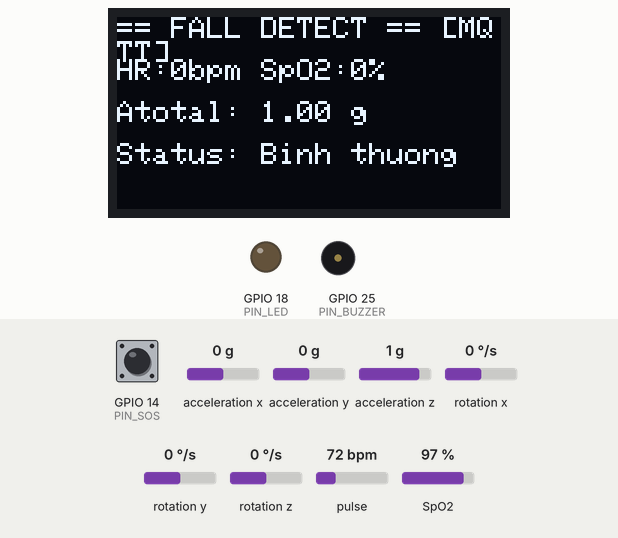
Recording of a sketch running on a simulated ESP32. Shown: 128×64 one-colour display, output pins drawn as LEDs (lit = HIGH), buzzer (waves = sounding, pin HIGH). Dashed ring = blinking. The test bench sets the inputs (shaded band); at power-on: GPIO 14 (PIN_SOS) HIGH, acceleration z 1 g, acceleration x 0 g, acceleration y 0 g, rotation x 0 °/s, rotation y 0 °/s, rotation z 0 °/s, pulse 72 bpm, SpO2 97 %. WiFi joins after 1.5 s; servers stay silent unless stated; no MQTT or app messages arrive unless stated; web services answer with replies made up by the test bench; what the sketch prints to the serial monitor is not drawn.

Above: at 3.5 s.
3.6 s: GPIO 14 (PIN_SOS) pulled LOW for 0.15 s
At 4.02 s:
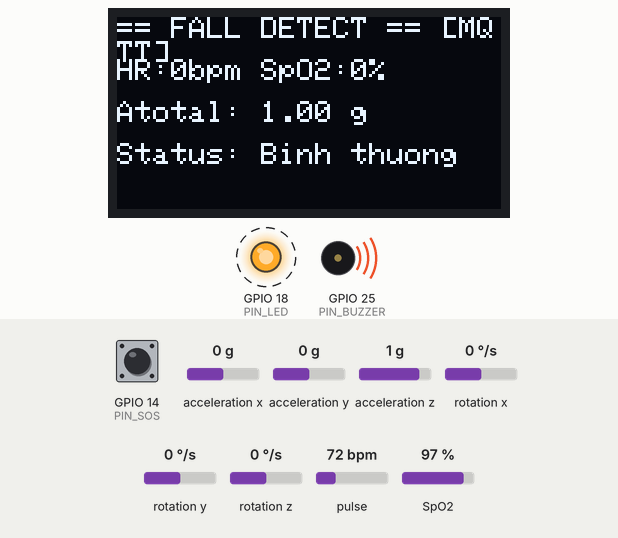
4.3 s: acceleration z set to 0.6 g
At 5.4 s:
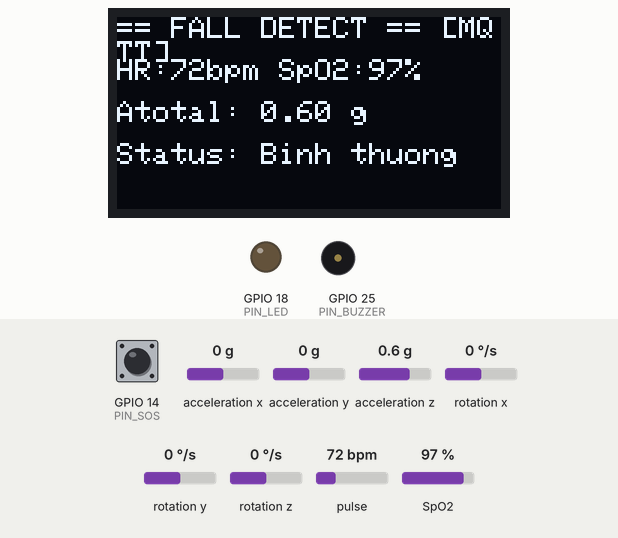
6.4 s: acceleration z set to 0.3 g
8.0 s: GPIO 14 (PIN_SOS) pulled LOW for 1 s
At 9.23 s:
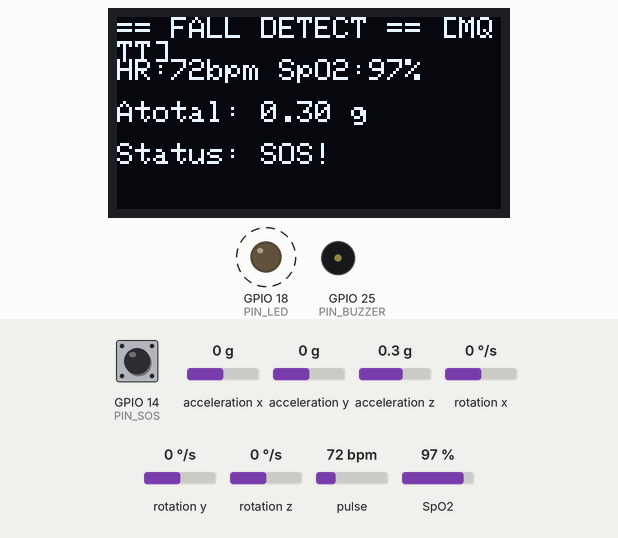
10.8 s: acceleration x set to -1.4 g
At 12.1 s:
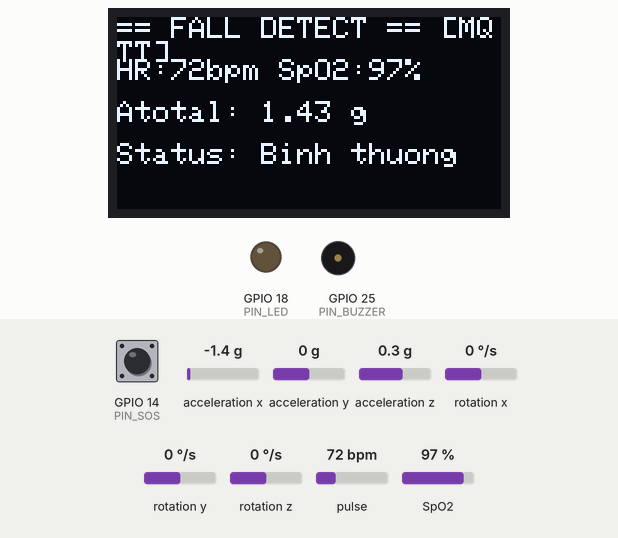
12.4 s: acceleration y set to -1.4 g
At 13.9 s:
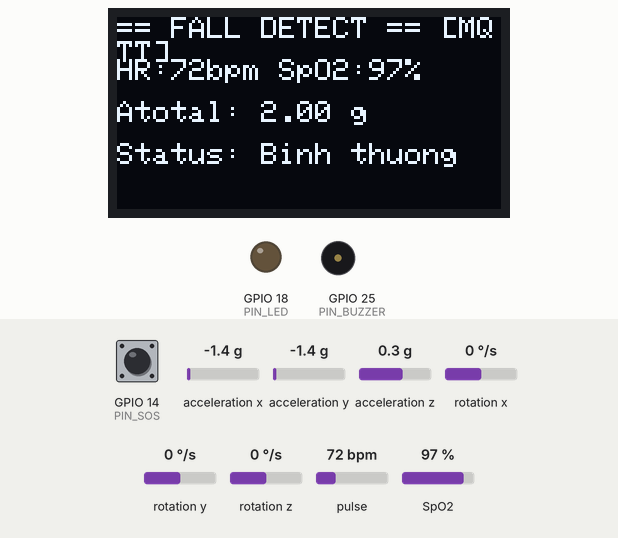
Timing chart, 0 to 15.0 s (numbered marks = the images above; inputs shaded):
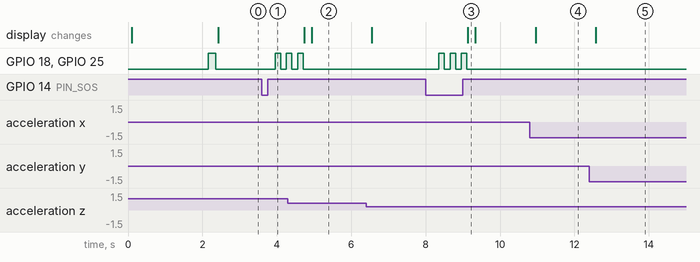

The sketch:

v9_tele.ino
```cpp
#include <WiFi.h>
#include <WiFiClientSecure.h>
#include <HTTPClient.h>
#include <PubSubClient.h>
#include <Wire.h>
#include <Adafruit_GFX.h>
#include <Adafruit_SSD1306.h>
#include <MPU6050.h>
#include "MAX30100_PulseOximeter.h"
#include "esp_task_wdt.h"

#define WDT_TIMEOUT_S 10

// ================== WIFI ==================
const char* WIFI_SSID     = "YOUR_WIFI";
const char* WIFI_PASSWORD = "YOUR_PASSWORD";

// ================== HIVEMQ CLOUD ==================
const char* MQTT_HOST = "================";
const int   MQTT_PORT = 8883; // TLS bắt buộc trên HiveMQ Cloud
const char* MQTT_USER = "YOUR_USERNAME";
const char* MQTT_PASS = "YOUR_PASSWORD";

const char* MQTT_CLIENT_ID   = "esp32-falldetect-01";
const char* TOPIC_DATA       = "falldetect/PROJECT/data";
const char* TOPIC_ALERT      = "falldetect/PROJECT/alert";
const char* TOPIC_SOS_CANCEL = "falldetect/PROJECT/sos_cancel";

WiFiClientSecure espClient;
PubSubClient mqttClient(espClient);

unsigned long lastMqttPublish = 0;
#define MQTT_PUBLISH_INTERVAL 2000

// ================== CẤU HÌNH TELEGRAM BOT ==================
// <<< ĐIỀN token bot lấy từ BotFather (nhớ Revoke token cũ nếu đã public ở đâu đó)
const char* TELEGRAM_BOT_TOKEN = "YOUR_BOT_TOKEN";
// <<< ĐIỀN chat_id bạn lấy từ bước getUpdates
const char* TELEGRAM_CHAT_ID   = "YOUR_CHAT_ID";

// Gửi tin nhắn cảnh báo qua Telegram
extern float heartRate;
extern float spO2;
void sendTelegramAlert(String reason) {
  if (WiFi.status() != WL_CONNECTED) {
    Serial.println("!!! Khong gui duoc Telegram: WiFi mat ket noi");
    return;
  }

  WiFiClientSecure tgClient;
  tgClient.setInsecure(); // bỏ qua kiểm tra chứng chỉ SSL cho gọn (đủ dùng cho đồ án)

  HTTPClient https;
  String url = "https://api.telegram.org/bot" + String(TELEGRAM_BOT_TOKEN) + "/sendMessage";

  String text = "⚠️ CANH BAO TE NGA!\n";
  text += "Ly do: " + reason + "\n";
  text += "Nhip tim: " + String((int)heartRate) + " bpm\n";
  text += "SpO2: " + String((int)spO2) + " %";

  // URL-encode khoảng trắng và ký tự đặc biệt cơ bản
  text.replace(" ", "%20");
  text.replace("\n", "%0A");
  text.replace("!", "%21");

  String fullUrl = url + "?chat_id=" + String(TELEGRAM_CHAT_ID) + "&text=" + text;

  if (https.begin(tgClient, fullUrl)) {
    int httpCode = https.GET();
    if (httpCode > 0) {
      Serial.println(">>> Telegram gui thanh cong, HTTP code: " + String(httpCode));
    } else {
      Serial.println("!!! Telegram gui that bai: " + https.errorToString(httpCode));
    }
    https.end();
  } else {
    Serial.println("!!! Khong the ket noi toi Telegram API");
  }
}

// ===== OLED =====
#define SCREEN_WIDTH 128
#define SCREEN_HEIGHT 64
#define OLED_RESET -1
Adafruit_SSD1306 display(SCREEN_WIDTH, SCREEN_HEIGHT, &Wire, OLED_RESET);

// ===== MPU6050 =====
MPU6050 mpu;

// ===== MAX30100 =====
PulseOximeter pox;
#define REPORTING_PERIOD_MS 1000
uint32_t tsLastReport = 0;

// ===== CHÂN GPIO =====
#define PIN_BUZZER  25
#define PIN_LED     18
#define PIN_SOS     14

// ===== BIẾN SINH HIỆU =====
float heartRate = 0;
float spO2      = 0;
int16_t ax, ay, az, gx, gy, gz;

// ===== BỘ LỌC MOVING AVERAGE =====
#define FILTER_SIZE 10
float atotalBuffer[FILTER_SIZE];
int filterIndex = 0;

float movingAverage(float newVal) {
  atotalBuffer[filterIndex] = newVal;
  filterIndex = (filterIndex + 1) % FILTER_SIZE;
  float sum = 0;
  for (int i = 0; i < FILTER_SIZE; i++) sum += atotalBuffer[i];
  return sum / FILTER_SIZE;
}

void primeMovingAverage(float val) {
  for (int i = 0; i < FILTER_SIZE; i++) atotalBuffer[i] = val;
}

// ===== BIẾN COMPLEMENTARY FILTER =====
float cfRoll  = 0;
float cfPitch = 0;
unsigned long lastTime = 0;

// ===== BIẾN JERK (đạo hàm gia tốc) =====
float AtotalPrev = 1.0;
#define JERK_THRESHOLD 15.0

// ===== BIẾN THUẬT TOÁN TÉ NGÃ =====
bool freeFallDetected = false;
bool impactDetected   = false;
bool fallConfirmed    = false;

unsigned long freeFallStartTime = 0;
unsigned long impactStartTime   = 0;
unsigned long fallTime          = 0;

#define FREEFALL_THRESHOLD  0.4
#define FREEFALL_DURATION   80
#define IMPACT_THRESHOLD    2.5
#define IMPACT_WINDOW       500
#define CONFIRM_TIMER       10000UL

// ===== BIẾN SOS =====
volatile bool sosPressed = false;
volatile unsigned long lastSosTime = 0;
unsigned long lastOLEDUpdate = 0;
#define OLED_UPDATE_INTERVAL 200

// ===== CALLBACK MAX30100 =====
void onBeatDetected() {
  Serial.println(">>> Beat!");
}

void IRAM_ATTR sosISR() {
  unsigned long currentTime = millis();
  if (currentTime - lastSosTime > 500) {
    sosPressed = true;
    lastSosTime = currentTime;
  }
}

// ===== HÀM SAFE DELAY (giữ MQTT + pulse ox + WDT sống trong lúc chờ) =====
void safeDelay(unsigned long ms) {
  unsigned long start = millis();
  while (millis() - start < ms) {
    pox.update();
    mqttClient.loop();
    esp_task_wdt_reset();
  }
}

// ================== WIFI CONNECT ==================
void connectWiFi() {
  Serial.print("Dang ket noi WiFi");
  WiFi.mode(WIFI_STA);
  WiFi.begin(WIFI_SSID, WIFI_PASSWORD);

  unsigned long startAttempt = millis();
  while (WiFi.status() != WL_CONNECTED) {
    Serial.print(".");
    delay(300);
    esp_task_wdt_reset();
    if (millis() - startAttempt > 20000) {
      Serial.println("\nWiFi that bai, khoi dong lai...");
      ESP.restart();
    }
  }
  Serial.println("\nWiFi OK! IP: " + WiFi.localIP().toString());
}

// ================== MQTT CALLBACK (nhận lệnh từ xa) ==================
void resetFall(); // forward declaration

void mqttCallback(char* topic, byte* payload, unsigned int length) {
  String msg;
  for (unsigned int i = 0; i < length; i++) msg += (char)payload[i];
  Serial.println("MQTT nhan [" + String(topic) + "]: " + msg);

  if (String(topic) == TOPIC_SOS_CANCEL && msg == "cancel") {
    resetFall();
    Serial.println(">>> SOS da duoc huy tu xa!");
  }
}

// ================== MQTT RECONNECT ==================
void reconnectMQTT() {
  if (mqttClient.connected()) return;

  Serial.print("Dang ket noi MQTT HiveMQ...");
  if (mqttClient.connect(MQTT_CLIENT_ID, MQTT_USER, MQTT_PASS)) {
    Serial.println(" OK!");
    mqttClient.subscribe(TOPIC_SOS_CANCEL);
  } else {
    Serial.print(" that bai, rc=");
    Serial.println(mqttClient.state());
  }
}

// ================== PUBLISH DỮ LIỆU ==================
void publishData(float Atotal, float jerk, String status) {
  if (!mqttClient.connected()) return;

  String payload = "{";
  payload += "\"heartRate\":" + String((int)heartRate) + ",";
  payload += "\"spO2\":" + String((int)spO2) + ",";
  payload += "\"atotal\":" + String(Atotal, 2) + ",";
  payload += "\"jerk\":" + String(jerk, 1) + ",";
  payload += "\"tilt\":" + String(sqrt(cfRoll*cfRoll + cfPitch*cfPitch), 1) + ",";
  payload += "\"fallConfirmed\":" + String(fallConfirmed ? "true" : "false") + ",";
  payload += "\"status\":\"" + status + "\"";
  payload += "}";

  bool ok = mqttClient.publish(TOPIC_DATA, payload.c_str());
  if (!ok) {
    Serial.println("!!! Publish data that bai (kiem tra buffer size / ket noi)");
  }
}

// ===== HÀM RESET FALL =====
void resetFall() {
  fallConfirmed     = false;
  freeFallDetected  = false;
  impactDetected    = false;
  freeFallStartTime = 0;
  impactStartTime   = 0;
  fallTime          = 0;
  digitalWrite(PIN_BUZZER, LOW);
  digitalWrite(PIN_LED,    LOW);
}

// ===== HÀM CẢNH BÁO =====
void triggerAlert(String reason) {
  Serial.println("!!! CANH BAO: " + reason);

  if (mqttClient.connected()) {
    String payload = "{\"alert\":true,\"reason\":\"" + reason + "\"}";
    bool ok = mqttClient.publish(TOPIC_ALERT, payload.c_str());
    if (!ok) Serial.println("!!! Publish alert that bai");
  }

  // Gửi cảnh báo qua Telegram
  sendTelegramAlert(reason);

  int beepCount    = 0;
  bool buzzerState = false;
  unsigned long lastBeep = millis();

  while (beepCount < 3) {
    pox.update();
    mqttClient.loop();
    esp_task_wdt_reset();
    if (millis() - lastBeep > 150) {
      buzzerState = !buzzerState;
      digitalWrite(PIN_BUZZER, buzzerState);
      digitalWrite(PIN_LED,    buzzerState);
      lastBeep = millis();
      if (!buzzerState) beepCount++;
    }
  }
  digitalWrite(PIN_BUZZER, LOW);
  digitalWrite(PIN_LED,    LOW);
}

// ===== HÀM OLED =====
void updateOLED(float Atotal, String status) {
  display.clearDisplay();
  display.setTextSize(1);
  display.setCursor(0, 0);
  display.print("== FALL DETECT ==");
  display.println(mqttClient.connected() ? " [MQTT]" : "");

  display.setCursor(0, 14);
  display.print("HR:");
  display.print((int)heartRate);
  display.print("bpm SpO2:");
  display.print((int)spO2);
  display.println("%");

  display.setCursor(0, 28);
  display.print("Atotal: ");
  display.print(Atotal, 2);
  display.println(" g");

  display.setCursor(0, 42);
  display.print("Status: ");
  display.println(status);

  display.display();
}

// ===== SETUP =====
void setup() {
  esp_task_wdt_config_t wdt_config = {
    .timeout_ms = WDT_TIMEOUT_S * 1000,
    .idle_core_mask = (1 << portNUM_PROCESSORS) - 1,
    .trigger_panic = true
  };
  esp_task_wdt_init(&wdt_config);
  esp_task_wdt_add(NULL);

  Serial.begin(115200);
  Wire.begin(21, 22);
  delay(50);

  pinMode(PIN_BUZZER, OUTPUT);
  pinMode(PIN_LED,    OUTPUT);
  pinMode(PIN_SOS,    INPUT_PULLUP);
  attachInterrupt(digitalPinToInterrupt(PIN_SOS), sosISR, FALLING);

  digitalWrite(PIN_BUZZER, LOW);
  digitalWrite(PIN_LED,    LOW);

  if (!display.begin(SSD1306_SWITCHCAPVCC, 0x3C)) {
    Serial.println("OLED LOI!");
    display.clearDisplay();
    while (true) {
      esp_task_wdt_reset();
      delay(100);
    }
  }
  display.clearDisplay();
  display.setTextSize(1);
  display.setTextColor(WHITE);
  display.setCursor(0, 0);
  display.println("Khoi dong...");
  display.display();
  delay(500);

  connectWiFi();

  espClient.setInsecure();

  mqttClient.setServer(MQTT_HOST, MQTT_PORT);
  mqttClient.setBufferSize(256);
  mqttClient.setCallback(mqttCallback);
  reconnectMQTT();

  mpu.initialize();
  if (!mpu.testConnection()) {
    Serial.println("MPU6050 LOI!");
    display.clearDisplay();
    display.setCursor(0, 0);
    display.println("MPU6050 LOI!");
    display.display();
    while (true) {
      esp_task_wdt_reset();
      delay(100);
    }
  }
  Serial.println("MPU6050 OK!");

  if (!pox.begin()) {
    Serial.println("MAX30100 LOI!");
    display.clearDisplay();
    display.setCursor(0, 0);
    display.println("MAX30100 LOI!");
    display.display();
    while (true) {
      esp_task_wdt_reset();
      delay(100);
    }
  }
  pox.setIRLedCurrent(MAX30100_LED_CURR_50MA);
  pox.setOnBeatDetectedCallback(onBeatDetected);
  Serial.println("MAX30100 OK!");

  digitalWrite(PIN_LED,    HIGH);
  digitalWrite(PIN_BUZZER, HIGH);
  safeDelay(200);
  digitalWrite(PIN_LED,    LOW);
  digitalWrite(PIN_BUZZER, LOW);

  lastTime = millis();

  {
    int16_t ax0, ay0, az0, gx0, gy0, gz0;
    mpu.getMotion6(&ax0, &ay0, &az0, &gx0, &gy0, &gz0);
    float A0 = sqrt(pow(ax0 / 16384.0, 2) + pow(ay0 / 16384.0, 2) + pow(az0 / 16384.0, 2));
    primeMovingAverage(A0);
    AtotalPrev = A0;
  }

  display.clearDisplay();
  display.setCursor(0, 0);
  display.println("=== SAN SANG ===");
  display.display();
  Serial.println("=== HE THONG SAN SANG ===");
}

// ===== LOOP =====
void loop() {
  esp_task_wdt_reset();

  pox.update();

  if (WiFi.status() != WL_CONNECTED) {
    connectWiFi();
  }
  if (!mqttClient.connected()) {
    reconnectMQTT();
  }
  mqttClient.loop();

  mpu.getMotion6(&ax, &ay, &az, &gx, &gy, &gz);
  float Ax = ax / 16384.0;
  float Ay = ay / 16384.0;
  float Az = az / 16384.0;
  float Gx = gx / 131.0;
  float Gy = gy / 131.0;

  float AtotalRaw = sqrt(Ax*Ax + Ay*Ay + Az*Az);
  float Atotal    = movingAverage(AtotalRaw);

  unsigned long now = millis();
  float dt = (now - lastTime) / 1000.0;
  if (dt > 0.05) dt = 0.05;
  if (dt <= 0)   dt = 0.001;
  lastTime = now;

  float accRoll  = atan2(Ay, Az) * 180.0 / PI;
  float accPitch = atan2(-Ax, sqrt(Ay*Ay + Az*Az)) * 180.0 / PI;

  cfRoll  = 0.96 * (cfRoll  + Gx * dt) + 0.04 * accRoll;
  cfPitch = 0.96 * (cfPitch + Gy * dt) + 0.04 * accPitch;

  float tilt = sqrt(cfRoll*cfRoll + cfPitch*cfPitch);

  float jerk = fabs(Atotal - AtotalPrev) / dt;
  AtotalPrev = Atotal;

  if (millis() - tsLastReport > REPORTING_PERIOD_MS) {
    heartRate    = pox.getHeartRate();
    spO2         = pox.getSpO2();
    tsLastReport = millis();
    Serial.print("HR: ");          Serial.print(heartRate);
    Serial.print(" | SpO2: ");     Serial.print(spO2);
    Serial.print(" | Raw: ");      Serial.print(AtotalRaw, 2);
    Serial.print(" | Filtered: "); Serial.print(Atotal, 2);
    Serial.print(" | Jerk: ");     Serial.print(jerk, 1);
    Serial.print(" | Tilt: ");     Serial.println(tilt, 1);
  }

  String status = "Binh thuong";

  // Giai đoạn 1 — Rơi tự do
  if (!freeFallDetected && !impactDetected && !fallConfirmed) {
    if (Atotal < FREEFALL_THRESHOLD) {
      if (freeFallStartTime == 0) {
        freeFallStartTime = millis();
      } else if (millis() - freeFallStartTime >= FREEFALL_DURATION) {
        freeFallDetected = true;
        impactStartTime  = millis();
        Serial.println(">>> GD1: Roi tu do!");
      }
    } else {
      freeFallStartTime = 0;
    }
  }

  // Giai đoạn 2 — Va chạm
  if (freeFallDetected && !impactDetected && !fallConfirmed) {
    if (millis() - impactStartTime > IMPACT_WINDOW) {
      Serial.println(">>> Reset: Khong co va cham");
      freeFallDetected  = false;
      freeFallStartTime = 0;
    } else if (Atotal > IMPACT_THRESHOLD && jerk > JERK_THRESHOLD) {
      impactDetected = true;
      fallConfirmed  = true;
      fallTime       = millis();
      Serial.println(">>> GD2: Va cham that! (Atotal + Jerk vuot nguong) -> TE NGA XAC NHAN (GD3 da bo)");
    }
  }

  // ===== Đếm ngược trước khi tự động gửi cảnh báo =====
  if (fallConfirmed) {
    unsigned long elapsed = millis() - fallTime;

    if (elapsed >= CONFIRM_TIMER) {
      triggerAlert("Te nga - Khong phan hoi!");
      status = "DA GUI CANH BAO!";
      resetFall();
    } else {
      int countdown = (CONFIRM_TIMER - elapsed) / 1000;
      status = "SOS sau: " + String(countdown) + "s";
      digitalWrite(PIN_LED,    (millis() / 500) % 2);
      digitalWrite(PIN_BUZZER, (millis() / 1000) % 2);
    }
  }

  // Nút SOS
  if (sosPressed) {
    sosPressed = false;
    if (fallConfirmed || impactDetected) {
      Serial.println(">>> Nguoi dung OK! Huy canh bao!");
      resetFall();
      digitalWrite(PIN_BUZZER, HIGH);
      safeDelay(100);
      digitalWrite(PIN_BUZZER, LOW);
      status = "Da huy canh bao";
      updateOLED(Atotal, status);
      safeDelay(1500);
    } else {
      Serial.println("!!! SOS CHU DONG!");
      triggerAlert("SOS chu dong!");
      status = "SOS!";
    }
  }

  // Gửi dữ liệu định kỳ lên MQTT (không chặn vòng lặp)
  if (millis() - lastMqttPublish >= MQTT_PUBLISH_INTERVAL) {
    lastMqttPublish = millis();
    publishData(Atotal, jerk, status);
  }

  if (millis() - lastOLEDUpdate >= OLED_UPDATE_INTERVAL) {
    lastOLEDUpdate = millis();
    updateOLED(Atotal, status);
  }
}
```

Measured:
- after the input at 3.6 s, GPIO 18 (PIN_LED), GPIO 25 (PIN_BUZZER): LOW → HIGH after 0.35 s, → LOW 0.15 s later, → HIGH 0.15 s later
- after the input at 8.0 s, GPIO 18 (PIN_LED), GPIO 25 (PIN_BUZZER): alternates HIGH for 0.15 s and LOW for 0.15 s, 6 changes in all, then stays LOW, starting after 0.35 s; the display: changes after 1.1 s (image 3)
- after the input at 10.8 s, the display: changes after 0.16 s (image 4)
- after the input at 12.4 s, the display: changes after 0.18 s (image 5)
